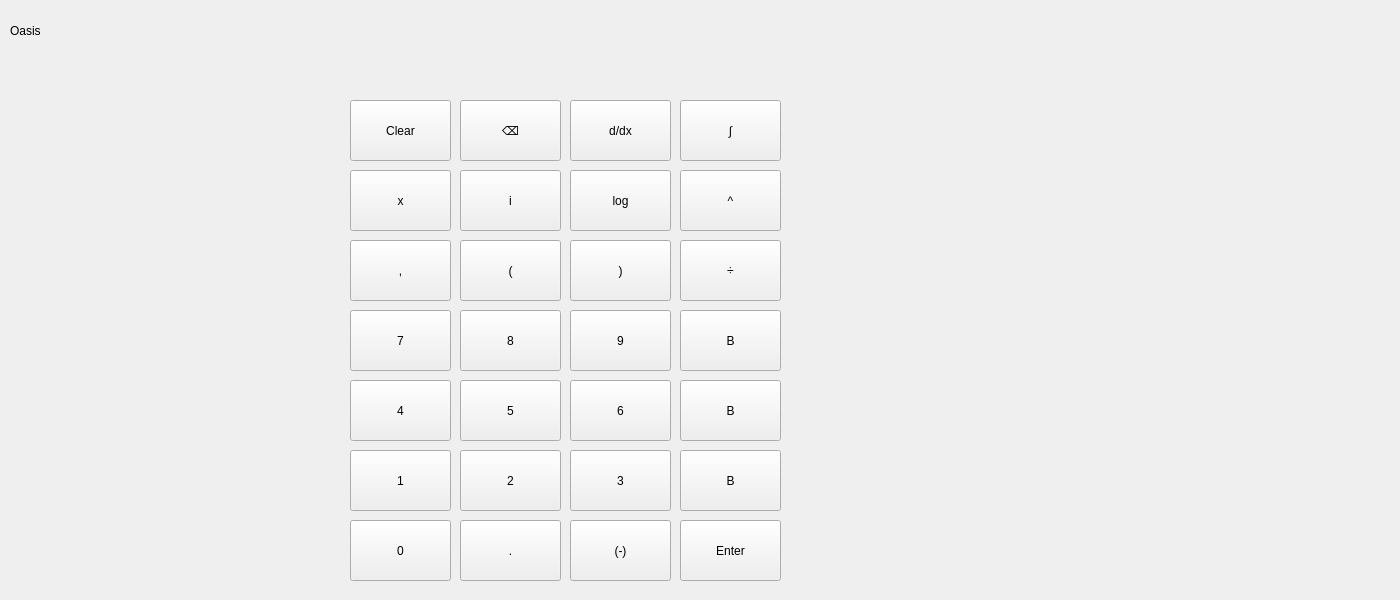
<?xml version="1.0" encoding="UTF-8"?>
<ui version="4.0">
 <class>MainWindow</class>
 <widget class="QMainWindow" name="MainWindow">
  <property name="geometry">
   <rect>
    <x>0</x>
    <y>0</y>
    <width>1400</width>
    <height>600</height>
   </rect>
  </property>
  <property name="windowTitle">
   <string>MainWindow</string>
  </property>
  <widget class="QWidget" name="centralwidget">
   <widget class="QLabel" name="label">
    <property name="geometry">
     <rect>
      <x>10</x>
      <y>0</y>
      <width>241</width>
      <height>61</height>
     </rect>
    </property>
    <property name="text">
     <string>Oasis</string>
    </property>
   </widget>
   <widget class="QPushButton" name="pushButton">
    <property name="geometry">
     <rect>
      <x>350</x>
      <y>100</y>
      <width>101</width>
      <height>61</height>
     </rect>
    </property>
    <property name="text">
     <string>Clear</string>
    </property>
   </widget>
   <widget class="QPushButton" name="pushButton_2">
    <property name="geometry">
     <rect>
      <x>460</x>
      <y>100</y>
      <width>101</width>
      <height>61</height>
     </rect>
    </property>
    <property name="text">
     <string>⌫</string>
    </property>
   </widget>
   <widget class="QPushButton" name="pushButton_3">
    <property name="geometry">
     <rect>
      <x>570</x>
      <y>100</y>
      <width>101</width>
      <height>61</height>
     </rect>
    </property>
    <property name="text">
     <string>d/dx</string>
    </property>
   </widget>
   <widget class="QPushButton" name="pushButton_4">
    <property name="geometry">
     <rect>
      <x>680</x>
      <y>100</y>
      <width>101</width>
      <height>61</height>
     </rect>
    </property>
    <property name="text">
     <string>∫</string>
    </property>
   </widget>
   <widget class="QPushButton" name="pushButton_5">
    <property name="geometry">
     <rect>
      <x>350</x>
      <y>170</y>
      <width>101</width>
      <height>61</height>
     </rect>
    </property>
    <property name="text">
     <string>x</string>
    </property>
   </widget>
   <widget class="QPushButton" name="pushButton_6">
    <property name="geometry">
     <rect>
      <x>680</x>
      <y>170</y>
      <width>101</width>
      <height>61</height>
     </rect>
    </property>
    <property name="text">
     <string>^</string>
    </property>
   </widget>
   <widget class="QPushButton" name="pushButton_7">
    <property name="geometry">
     <rect>
      <x>460</x>
      <y>170</y>
      <width>101</width>
      <height>61</height>
     </rect>
    </property>
    <property name="text">
     <string>i</string>
    </property>
   </widget>
   <widget class="QPushButton" name="pushButton_8">
    <property name="geometry">
     <rect>
      <x>570</x>
      <y>170</y>
      <width>101</width>
      <height>61</height>
     </rect>
    </property>
    <property name="text">
     <string>log</string>
    </property>
   </widget>
   <widget class="QPushButton" name="pushButton_9">
    <property name="geometry">
     <rect>
      <x>350</x>
      <y>240</y>
      <width>101</width>
      <height>61</height>
     </rect>
    </property>
    <property name="text">
     <string>,</string>
    </property>
   </widget>
   <widget class="QPushButton" name="pushButton_10">
    <property name="geometry">
     <rect>
      <x>570</x>
      <y>310</y>
      <width>101</width>
      <height>61</height>
     </rect>
    </property>
    <property name="text">
     <string>9</string>
    </property>
   </widget>
   <widget class="QPushButton" name="pushButton_11">
    <property name="geometry">
     <rect>
      <x>460</x>
      <y>240</y>
      <width>101</width>
      <height>61</height>
     </rect>
    </property>
    <property name="text">
     <string>(</string>
    </property>
   </widget>
   <widget class="QPushButton" name="pushButton_12">
    <property name="geometry">
     <rect>
      <x>680</x>
      <y>240</y>
      <width>101</width>
      <height>61</height>
     </rect>
    </property>
    <property name="text">
     <string>÷</string>
    </property>
   </widget>
   <widget class="QPushButton" name="pushButton_13">
    <property name="geometry">
     <rect>
      <x>350</x>
      <y>310</y>
      <width>101</width>
      <height>61</height>
     </rect>
    </property>
    <property name="text">
     <string>7</string>
    </property>
   </widget>
   <widget class="QPushButton" name="pushButton_14">
    <property name="geometry">
     <rect>
      <x>680</x>
      <y>310</y>
      <width>101</width>
      <height>61</height>
     </rect>
    </property>
    <property name="text">
     <string>B</string>
    </property>
   </widget>
   <widget class="QPushButton" name="pushButton_15">
    <property name="geometry">
     <rect>
      <x>460</x>
      <y>310</y>
      <width>101</width>
      <height>61</height>
     </rect>
    </property>
    <property name="text">
     <string>8</string>
    </property>
   </widget>
   <widget class="QPushButton" name="pushButton_16">
    <property name="geometry">
     <rect>
      <x>570</x>
      <y>240</y>
      <width>101</width>
      <height>61</height>
     </rect>
    </property>
    <property name="text">
     <string>)</string>
    </property>
   </widget>
   <widget class="QPushButton" name="pushButton_17">
    <property name="geometry">
     <rect>
      <x>460</x>
      <y>380</y>
      <width>101</width>
      <height>61</height>
     </rect>
    </property>
    <property name="text">
     <string>5</string>
    </property>
   </widget>
   <widget class="QPushButton" name="pushButton_18">
    <property name="geometry">
     <rect>
      <x>350</x>
      <y>380</y>
      <width>101</width>
      <height>61</height>
     </rect>
    </property>
    <property name="text">
     <string>4</string>
    </property>
   </widget>
   <widget class="QPushButton" name="pushButton_19">
    <property name="geometry">
     <rect>
      <x>680</x>
      <y>380</y>
      <width>101</width>
      <height>61</height>
     </rect>
    </property>
    <property name="text">
     <string>B</string>
    </property>
   </widget>
   <widget class="QPushButton" name="pushButton_20">
    <property name="geometry">
     <rect>
      <x>680</x>
      <y>450</y>
      <width>101</width>
      <height>61</height>
     </rect>
    </property>
    <property name="text">
     <string>B</string>
    </property>
   </widget>
   <widget class="QPushButton" name="pushButton_21">
    <property name="geometry">
     <rect>
      <x>350</x>
      <y>450</y>
      <width>101</width>
      <height>61</height>
     </rect>
    </property>
    <property name="text">
     <string>1</string>
    </property>
   </widget>
   <widget class="QPushButton" name="pushButton_22">
    <property name="geometry">
     <rect>
      <x>460</x>
      <y>450</y>
      <width>101</width>
      <height>61</height>
     </rect>
    </property>
    <property name="text">
     <string>2</string>
    </property>
   </widget>
   <widget class="QPushButton" name="pushButton_23">
    <property name="geometry">
     <rect>
      <x>570</x>
      <y>450</y>
      <width>101</width>
      <height>61</height>
     </rect>
    </property>
    <property name="text">
     <string>3</string>
    </property>
   </widget>
   <widget class="QPushButton" name="pushButton_24">
    <property name="geometry">
     <rect>
      <x>570</x>
      <y>380</y>
      <width>101</width>
      <height>61</height>
     </rect>
    </property>
    <property name="text">
     <string>6</string>
    </property>
   </widget>
   <widget class="QPushButton" name="pushButton_25">
    <property name="geometry">
     <rect>
      <x>680</x>
      <y>520</y>
      <width>101</width>
      <height>61</height>
     </rect>
    </property>
    <property name="text">
     <string>Enter</string>
    </property>
   </widget>
   <widget class="QPushButton" name="pushButton_26">
    <property name="geometry">
     <rect>
      <x>570</x>
      <y>520</y>
      <width>101</width>
      <height>61</height>
     </rect>
    </property>
    <property name="text">
     <string>(-)</string>
    </property>
   </widget>
   <widget class="QPushButton" name="pushButton_27">
    <property name="geometry">
     <rect>
      <x>350</x>
      <y>520</y>
      <width>101</width>
      <height>61</height>
     </rect>
    </property>
    <property name="text">
     <string>0</string>
    </property>
   </widget>
   <widget class="QPushButton" name="pushButton_28">
    <property name="geometry">
     <rect>
      <x>460</x>
      <y>520</y>
      <width>101</width>
      <height>61</height>
     </rect>
    </property>
    <property name="text">
     <string>.</string>
    </property>
   </widget>
  </widget>
 </widget>
 <resources/>
 <connections/>
</ui>
